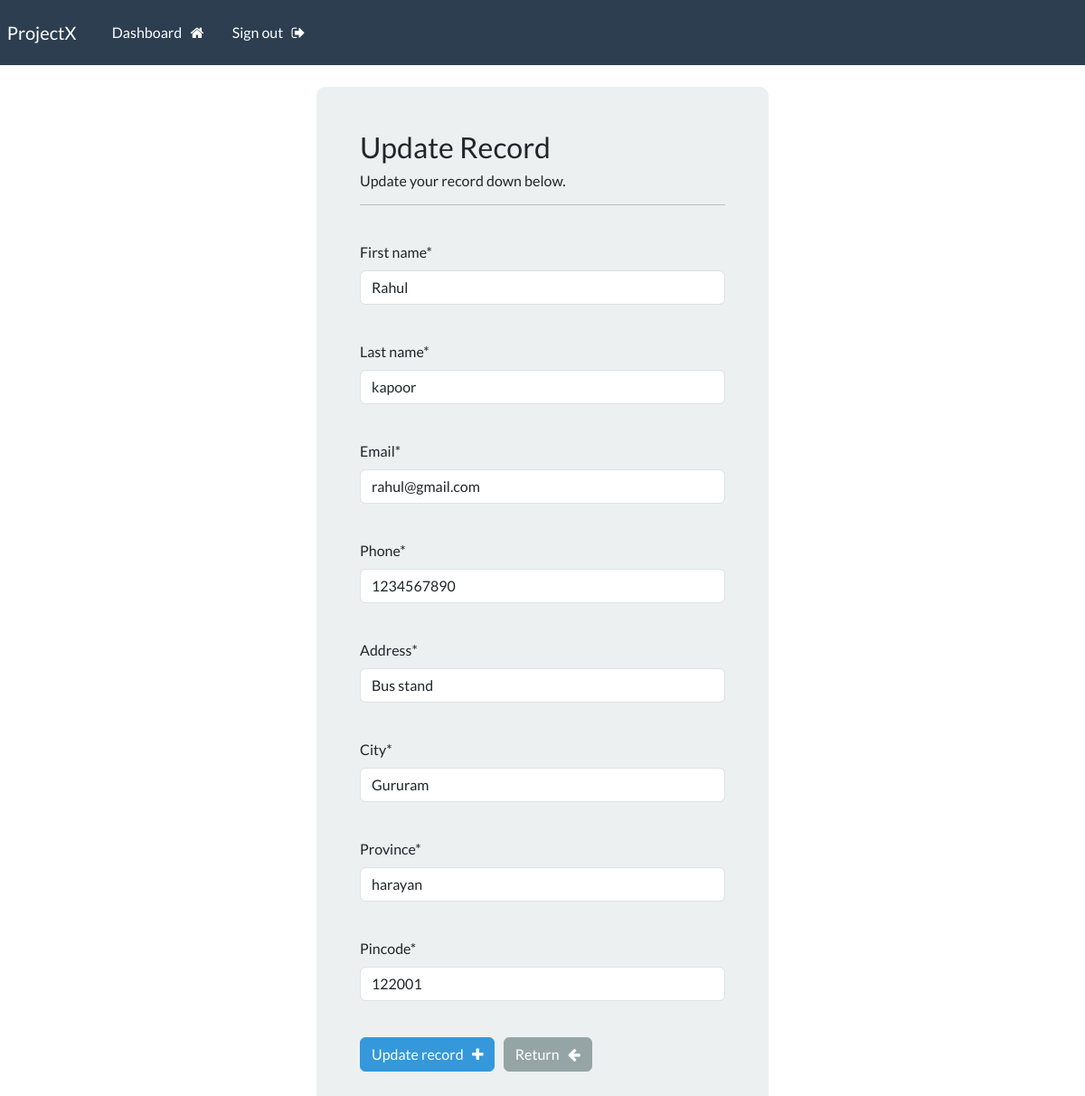
The page /update-record/3/ (signed in) on the database its author committed.
### webapp/models.py (models this page shows)
class Record(models.Model):
    created_date = models.DateTimeField(auto_now=True)
    first_name = models.CharField(max_length=100)
    last_name = models.CharField(max_length=100)
    email = models.CharField(max_length=255)
    phone = models.CharField(max_length=15)
    address = models.CharField(max_length=300)
    city = models.CharField(max_length=255)
    province = models.CharField(max_length=200)
    pincode = models.CharField(max_length=10)

### webapp/views.py (the view)
# urls.py: path("update-record/<int:pk>/", views.update_record, name="update-record"),
@login_required(login_url='login')
def update_record(request, pk):
    record = Record.objects.get(id=pk)
    form = UpdateRecordForm(instance=record)
    if request.method == "POST":
        form = UpdateRecordForm(request.POST, instance=record)
        if form.is_valid():
            form.save()
            messages.success(request, "Record Updated!!")
            return redirect("/dashboard/")
    context = {
        'form' : form
    }
    return render(request, 'webapp/update_record.html', context)

### webapp/forms.py
class UpdateRecordForm(forms.ModelForm):
    class Meta:
        model = Record
        fields = '__all__'

### webapp/templates/webapp/update_record.html (shortened to what this page needs)
{% extends "webapp/base.html" %}
{% load crispy_forms_tags %}
{% block content %}
<body>
    <div  class="container bg-light shadow-md p-5 form-control1">
        <h3> Update Record </h3>
        <h6> Update your record down below. </h6>
        <hr>
        <br>
      <form action="" method="post" autocomplete="off">
            {{form.first_name|as_crispy_field}}
            <br>
            {{form.last_name|as_crispy_field}}
            <br>
            {{form.email|as_crispy_field}}
            <br>
            {{form.phone|as_crispy_field}}
            <br>
            {{form.address|as_crispy_field}}
            <br>
            {{form.city|as_crispy_field}}
            <br>
            {{form.province|as_crispy_field}}
            <br>
            {{form.pincode|as_crispy_field}}
            <br>
              <button type="submit" class="btn btn-info">
                Update record &nbsp; <i class="fa fa-plus" aria-hidden="true"></i>
            </button>
            <a href="{% url 'dashboard' %}" class="btn btn-secondary">
                Return &nbsp; <i class="fa fa-arrow-left" aria-hidden="true"></i>
            </a>
          </form>
          <br>
    </div>
</body>
{% endblock %}

### webapp/static/webapp/css/styles.css (style rules this page uses)
.form-control1 { width: 500px; border-radius: 10px; }

### rows shown on the page
Record: first_name "Rahul", last_name "kapoor", email "rahul@gmail.com", phone "1234567890", address "Bus stand", city "Gururam", province "harayan", pincode "122001"
